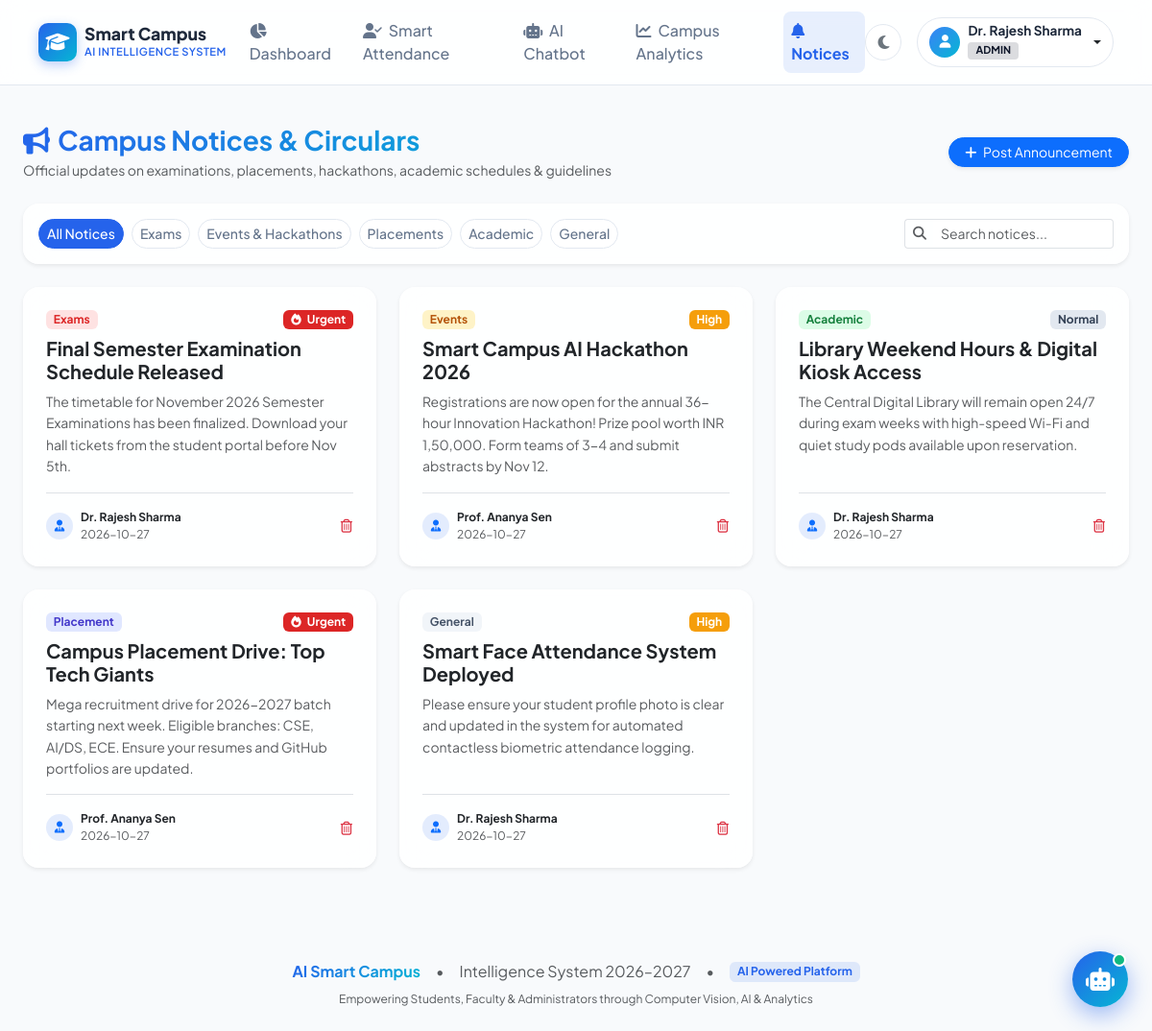
Page /notifications (signed in) on the committed database.
### tables this page shows
CREATE TABLE users (
    id INTEGER PRIMARY KEY AUTOINCREMENT,
    roll_number VARCHAR(50) UNIQUE,
    name VARCHAR(100) NOT NULL,
    email VARCHAR(120) UNIQUE NOT NULL,
    password_hash VARCHAR(255) NOT NULL,
    role VARCHAR(20) NOT NULL DEFAULT 'student', -- 'student', 'faculty', 'admin'
    department VARCHAR(100) DEFAULT 'Computer Science & Engineering',
    semester INTEGER DEFAULT 6,
    phone VARCHAR(20) DEFAULT '+91 98765 43210',
    face_image VARCHAR(255) DEFAULT 'default_avatar.png',
    cgpa REAL DEFAULT 8.75,
    created_at TIMESTAMP DEFAULT CURRENT_TIMESTAMP
);

CREATE TABLE notifications (
    id INTEGER PRIMARY KEY AUTOINCREMENT,
    title VARCHAR(200) NOT NULL,
    content TEXT NOT NULL,
    category VARCHAR(50) NOT NULL DEFAULT 'General', -- 'Exams', 'Events', 'Academic', 'Placement', 'General'
    priority VARCHAR(20) NOT NULL DEFAULT 'Normal', -- 'Urgent', 'High', 'Normal'
    author_id INTEGER,
    created_at TIMESTAMP DEFAULT CURRENT_TIMESTAMP,
    target_role VARCHAR(20) DEFAULT 'all', -- 'all', 'student', 'faculty'
    FOREIGN KEY (author_id) REFERENCES users(id)
);

### app.py (the view)
@app.route('/notifications')
@login_required
def notifications():
    conn = get_db_connection()
    notices = conn.execute("""
        SELECT n.*, u.name as author_name, u.role as author_role
        FROM notifications n
        LEFT JOIN users u ON n.author_id = u.id
        ORDER BY n.created_at DESC
    """).fetchall()
    conn.close()
    return render_template('notifications.html', notices=notices)

### app.py (called while the page is built)
def login_required(f):
    @wraps(f)
    def decorated_function(*args, **kwargs):
        if 'user_id' not in session:
            flash("Please sign in to access this page.", "warning")
            return redirect(url_for('login'))
        return f(*args, **kwargs)
    return decorated_function

def get_current_user():
    if 'user_id' not in session:
        return None
    conn = get_db_connection()
    user = conn.execute("SELECT * FROM users WHERE id = ?", (session['user_id'],)).fetchone()
    conn.close()
    return user

@app.context_processor
def inject_user():
    return dict(current_user=get_current_user(), now=datetime.now())

### database/db.py (called while the page is built)
def get_db_connection():
    conn = sqlite3.connect(DB_PATH)
    conn.row_factory = sqlite3.Row
    return conn

### templates/notifications.html (shortened to what this page needs)
{% extends 'base.html' %}
{% block content %}
<div class="container-fluid px-lg-4 py-4">
    <div class="d-flex flex-wrap justify-content-between align-items-center gap-3 mb-4">
        <div>
            <h3 class="fw-bold text-gradient mb-1">
                <i class="fa-solid fa-bullhorn me-2"></i>Campus Notices & Circulars
            </h3>
            <p class="text-muted small mb-0">Official updates on examinations, placements, hackathons, academic schedules & guidelines</p>
        </div>
        {% if current_user.role in ['faculty', 'admin'] %}
        <button class="btn btn-primary btn-sm rounded-pill px-3 shadow-sm" data-bs-toggle="modal" data-bs-target="#createNoticeModal">
            <i class="fa-solid fa-plus me-1"></i> Post Announcement
        </button>
        {% endif %}
    </div>
    <div class="card card-glass border-0 shadow-sm mb-4">
        <div class="card-body p-3 d-flex flex-wrap justify-content-between align-items-center gap-3">
            <div class="d-flex flex-wrap gap-2" id="noticeCategoryFilters">
                <button class="btn btn-sm btn-category-filter active" onclick="filterCategory('all', this)">All Notices</button>
                <button class="btn btn-sm btn-category-filter" onclick="filterCategory('exams', this)">Exams</button>
                <button class="btn btn-sm btn-category-filter" onclick="filterCategory('events', this)">Events & Hackathons</button>
                <button class="btn btn-sm btn-category-filter" onclick="filterCategory('placement', this)">Placements</button>
                <button class="btn btn-sm btn-category-filter" onclick="filterCategory('academic', this)">Academic</button>
                <button class="btn btn-sm btn-category-filter" onclick="filterCategory('general', this)">General</button>
            </div>
            <div class="d-flex align-items-center" style="max-width: 320px;">
                <div class="input-group input-group-sm">
                    <span class="input-group-text bg-transparent border-end-0 text-muted">
                        <i class="fa-solid fa-magnifying-glass"></i>
                    </span>
                    <input type="text" id="noticeSearchInput" class="form-control border-start-0" placeholder="Search notices..." onkeyup="filterNoticeCards()">
                </div>
            </div>
        </div>
    </div>
    <div class="row g-4" id="noticesContainer">
        {% for n in notices %}
        <div class="col-md-6 col-lg-4 notice-card-wrapper" data-category="{{ n.category|lower }}">
            <div class="card card-glass border-0 shadow-sm h-100 p-3 p-md-4 d-flex flex-column justify-content-between">
                <div>
                    <div class="d-flex justify-content-between align-items-center mb-2">
                        <span class="badge badge-category-{{ n.category|lower }}">{{ n.category }}</span>
                        <span class="badge badge-priority-{{ n.priority|lower }}">
                            {% if n.priority == 'Urgent' %}<i class="fa-solid fa-fire me-1"></i>{% endif %}
                            {{ n.priority }}
                        </span>
                    </div>
                    <h5 class="fw-bold text-dark mb-2 notice-title">{{ n.title }}</h5>
                    <p class="text-muted small notice-content mb-3" style="line-height: 1.6;">
                        {{ n.content }}
                    </p>
                </div>
                <div class="border-top pt-3 d-flex justify-content-between align-items-center font-xs text-muted">
                    <div class="d-flex align-items-center gap-2">
                        <div class="user-avatar-xs bg-soft-primary text-primary">
                            <i class="fa-solid fa-user-tie"></i>
                        </div>
                        <div>
                            <span class="fw-bold text-dark d-block">{{ n.author_name or 'Administration' }}</span>
                            <span class="text-muted font-xs">{{ n.created_at.split(' ')[0] if n.created_at else 'Today' }}</span>
                        </div>
                    </div>
                    {% if current_user.role in ['faculty', 'admin'] %}
                    <form method="POST" action="{{ url_for('api_delete_notification', notice_id=n.id) }}" onsubmit="return confirm('Delete this announcement?')">
                        <button type="submit" class="btn btn-sm btn-link text-danger p-0" title="Delete notice">
                            <i class="fa-regular fa-trash-can"></i>
                        </button>
                    </form>
                    {% endif %}
                </div>
            </div>
        </div>
        {% else %}
        <div class="col-12 text-center py-5 text-muted">
            <i class="fa-regular fa-bell-slash fs-1 mb-3"></i>
            <h5>No announcements posted yet</h5>
            <p class="small">Check back later for examination schedules, placement notices, and campus events.</p>
        </div>
        {% endfor %}
    </div>
</div>
{% endblock %}

### templates/base.html (shortened to what this page needs)
<!DOCTYPE html>
<html lang="en">
<head>
    <link rel="stylesheet" href="https://cdnjs.cloudflare.com/ajax/libs/font-awesome/6.5.1/css/all.min.css">
    <link href="https://cdn.jsdelivr.net/npm/bootstrap@5.3.3/dist/css/bootstrap.min.css" rel="stylesheet">
    <link rel="stylesheet" href="{{ url_for('static', filename='css/style.css') }}">
</head>
<body class="theme-light">
    <nav class="navbar navbar-expand-lg navbar-glass sticky-top">
        <div class="container-fluid px-lg-4">
            <a class="navbar-brand d-flex align-items-center gap-2" href="{{ url_for('dashboard') if session.get('user_id') else url_for('login') }}">
                <div class="brand-logo-icon">
                    <i class="fa-solid fa-graduation-cap"></i>
                </div>
                <div class="d-flex flex-column">
                    <span class="brand-title">Smart Campus</span>
                    <span class="brand-subtitle">AI Intelligence System</span>
                </div>
            </a>
            {% if session.get('user_id') %}
            <div class="collapse navbar-collapse" id="navbarContent">
                <ul class="navbar-nav mx-auto mb-2 mb-lg-0 gap-lg-2">
                    <li class="nav-item">
                        <a class="nav-link {% if request.endpoint == 'dashboard' %}active{% endif %}" href="{{ url_for('dashboard') }}">
                            <i class="fa-solid fa-chart-pie me-1"></i> Dashboard
                        </a>
                    </li>
                    <li class="nav-item">
                        <a class="nav-link {% if request.endpoint == 'attendance' %}active{% endif %}" href="{{ url_for('attendance') }}">
                            <i class="fa-solid fa-user-check me-1"></i> Smart Attendance
                        </a>
                    </li>
                    <li class="nav-item">
                        <a class="nav-link {% if request.endpoint == 'chatbot' %}active{% endif %}" href="{{ url_for('chatbot') }}">
                            <i class="fa-solid fa-robot me-1"></i> AI Chatbot
                        </a>
                    </li>
                    <li class="nav-item">
                        <a class="nav-link {% if request.endpoint == 'analytics' %}active{% endif %}" href="{{ url_for('analytics') }}">
                            <i class="fa-solid fa-chart-line me-1"></i> Campus Analytics
                        </a>
                    </li>
                    <li class="nav-item">
                        <a class="nav-link {% if request.endpoint == 'notifications' %}active{% endif %}" href="{{ url_for('notifications') }}">
                            <i class="fa-solid fa-bell me-1"></i> Notices
                        </a>
                    </li>
                </ul>
                <div class="d-flex align-items-center gap-3">
                    <button class="btn btn-icon-round" id="themeToggleBtn" title="Toggle Dark/Light Mode">
                        <i class="fa-solid fa-moon" id="themeIcon"></i>
                    </button>
                    <div class="dropdown">
                        <button class="btn user-profile-btn dropdown-toggle d-flex align-items-center gap-2" type="button" data-bs-toggle="dropdown">
                            <div class="user-avatar-sm">
                                <i class="fa-solid fa-user"></i>
                            </div>
                            <div class="text-start d-none d-md-block">
                                <div class="user-name-label">{{ session.get('name', 'User') }}</div>
                                <span class="badge badge-role-{{ session.get('role', 'student') }}">{{ session.get('role', 'student')|upper }}</span>
                            </div>
                        </button>
                    </div>
                </div>
            </div>
            {% else %}
            <div class="ms-auto d-flex gap-2">
                <a href="{{ url_for('login') }}" class="btn btn-outline-primary btn-sm px-3">Sign In</a>
                <a href="{{ url_for('register') }}" class="btn btn-primary btn-sm px-3">Register</a>
            </div>
            {% endif %}
        </div>
    </nav>
    <main class="main-content">
        {% block content %}{% endblock %}
    </main>
    {% if session.get('user_id') and request.endpoint != 'chatbot' %}
    <div class="floating-chatbot-container">
        <button class="floating-chat-trigger" id="floatingChatTrigger" title="Open AI Smart Assistant">
            <i class="fa-solid fa-robot fa-bounce"></i>
            <span class="chat-badge-pulse"></span>
        </button>
    </div>
    {% endif %}
    <footer class="footer-modern py-4 mt-5">
        <div class="container text-center">
            <div class="d-flex flex-wrap justify-content-center align-items-center gap-3 mb-2">
                <span class="fw-bold text-gradient">AI Smart Campus</span>
                <span class="text-muted">•</span>
                <span class="text-muted">Intelligence System 2026–2027</span>
                <span class="text-muted">•</span>
                <span class="badge bg-soft-primary">AI Powered Platform</span>
            </div>
            <p class="text-muted font-xs mb-0">Empowering Students, Faculty & Administrators through Computer Vision, AI & Analytics</p>
        </div>
    </footer>
</body>
</html>

### rows in the picture
users: get "Dr. Rajesh Sharma", get "ADMIN"
notifications: category "Exams", priority "Urgent", title "Final Semester Examination Schedule Released", content "The timetable for November 2026 Semester Examinations has been finalized. Download your hall tickets from the student portal before Nov 5th.", name "Dr. Rajesh Sharma", created_at "2026-10-27"
notifications: category "Events", priority "High", title "Smart Campus AI Hackathon 2026", content "Registrations are now open for the annual 36-hour Innovation Hackathon! Prize pool worth INR 1,50,000. Form teams of 3-4 and submit abstracts by Nov 12.", name "Prof. Ananya Sen", created_at "2026-10-27"
notifications: category "Academic", priority "Normal", title "Library Weekend Hours & Digital Kiosk Access", content "The Central Digital Library will remain open 24/7 during exam weeks with high-speed Wi-Fi and quiet study pods available upon reservation.", name "Dr. Rajesh Sharma", created_at "2026-10-27"
notifications: category "Placement", priority "Urgent", title "Campus Placement Drive: Top Tech Giants", content "Mega recruitment drive for 2026-2027 batch starting next week. Eligible branches: CSE, AI/DS, ECE. Ensure your resumes and GitHub portfolios are updated.", name "Prof. Ananya Sen", created_at "2026-10-27"
notifications: category "General", priority "High", title "Smart Face Attendance System Deployed", content "Please ensure your student profile photo is clear and updated in the system for automated contactless biometric attendance logging.", name "Dr. Rajesh Sharma", created_at "2026-10-27"
